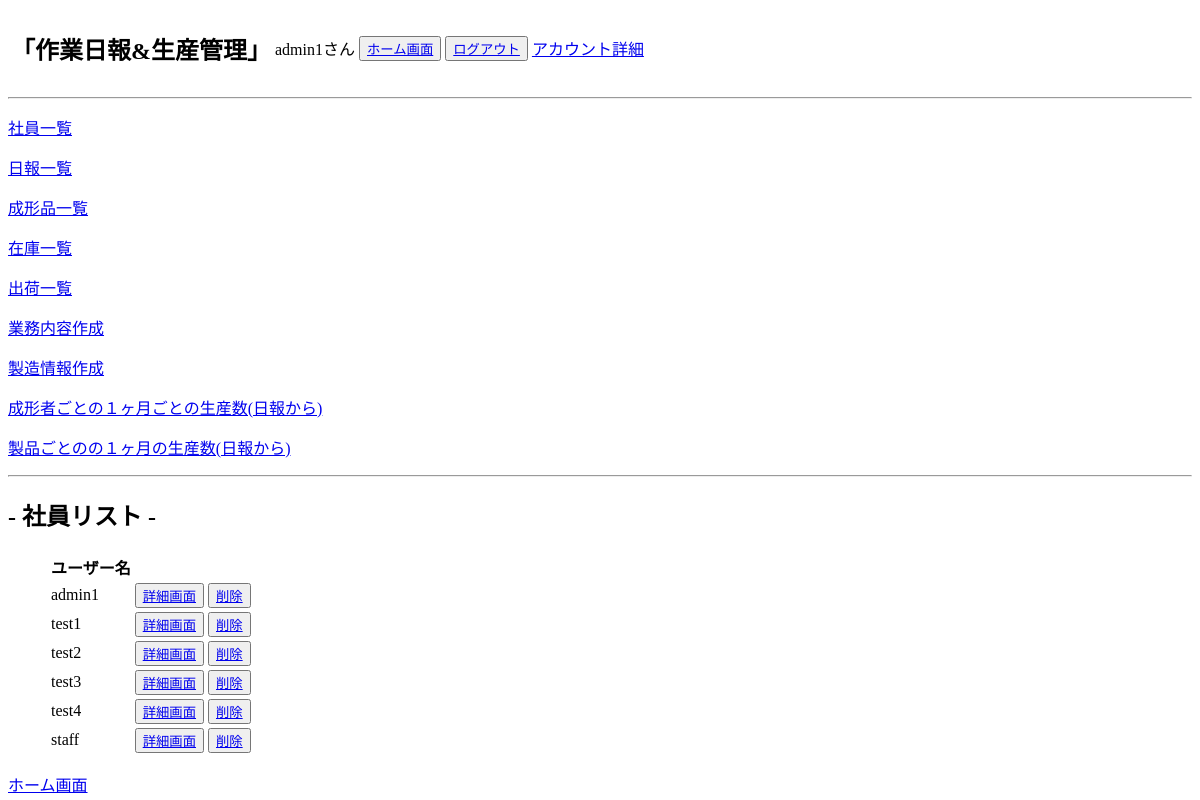
The page /product_management/staff_user_list/ (signed in) on the database as committed earlier.
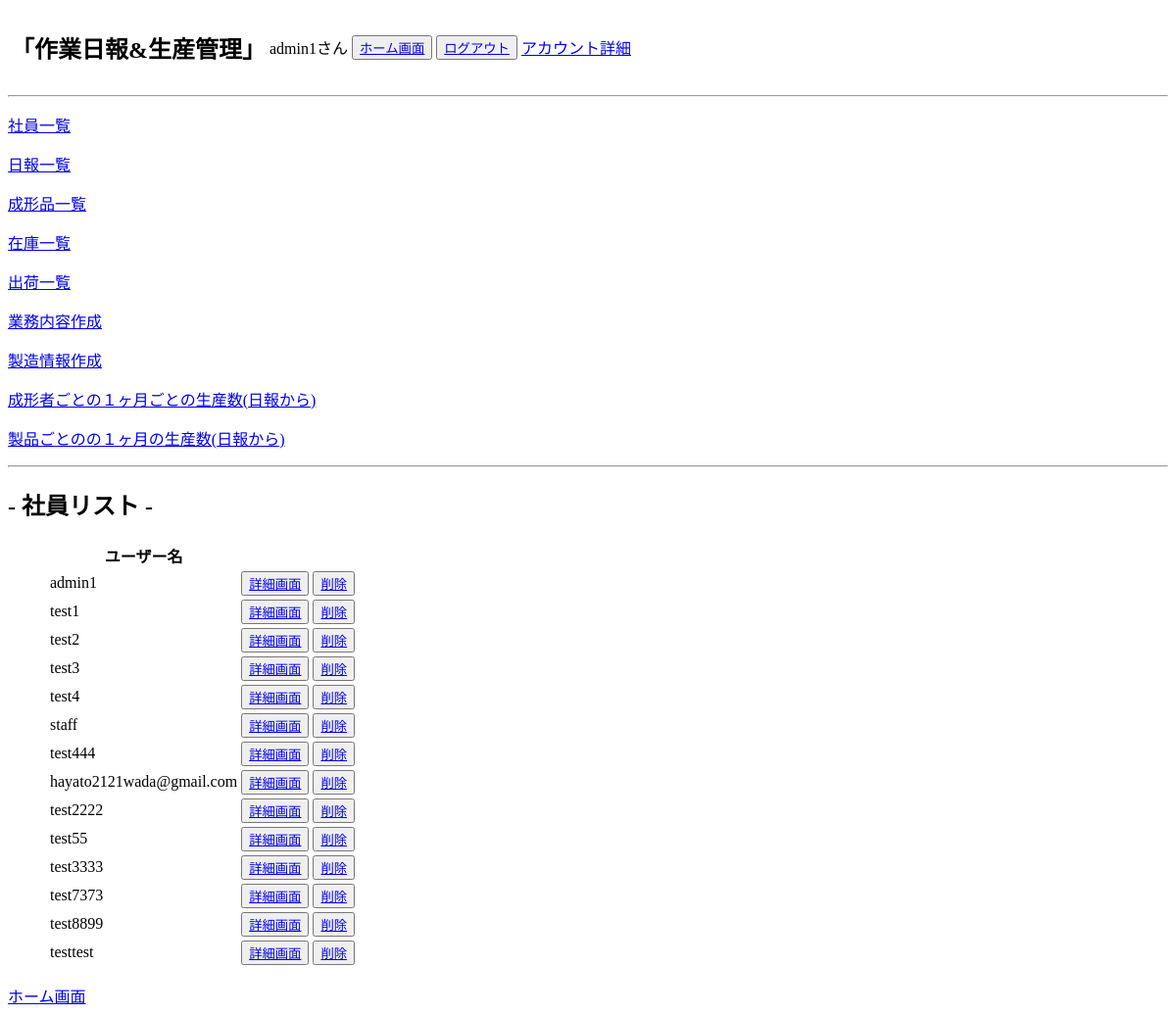
The same page on the database as committed later.
### accounts/models.py (models this page shows, shortened)
class Users(AbstractBaseUser, PermissionsMixin):
    username = models.CharField(max_length=150, unique=True, verbose_name="ユーザー名")
    birthday = models.DateField(null=True,blank=True, verbose_name="生年月日")
    phone = models.IntegerField(null=True,blank=True, verbose_name="携帯番号")
    email = models.EmailField(max_length=255, unique=True, verbose_name="メールアドレス")
    department = models.ForeignKey(
        Departments, on_delete=models.PROTECT, null=True,blank=True
    )
    is_active = models.BooleanField(default=True)
    is_staff = models.BooleanField(default=False)
    USERNAME_FIELD = 'username'
    EMAIL_FIELD = 'email'
    REQUIRED_FIELDS = ['email']
    objects = UsersManager()

### product_management/views.py (the view)
# urls.py: path('staff_user_list/', StaffUserListView.as_view(), name='staff_user_list'),
class StaffUserListView(LoginRequiredMixin,ListView):
    model = Users
    template_name = os.path.join('staff','staff_user_list.html')
    context_object_name = 'users'

### accounts/context_processors.py (called while the page is built)
def my_custom_context(request):
    protocol = 'http' if request.is_secure() else 'https'
    domain = request.get_host()
    return {
        'protocol': protocol,
        'domain': domain,
    }

### templates/staff/staff_user_list.html
{% extends 'base_staff.html' %}
{% block content %}
<h2>- 社員リスト -</h2>
{% if users %}
<ul>
        <table>
            <thead>
                <tr>
                    <th>ユーザー名</th>
                </tr>
            </thead>
            <tbody>
                {% for user in users %}
                <tr>
                    <td>{{ user.username }}</td>
                    <td><button><a href="{% url 'product_management:staff_user_detail' user.id %}">詳細画面</a></button></td>
                    <td><button><a href="{% url 'product_management:staff_user_delete' user.id %}">削除</a></button></td>
                </tr>
                {% endfor %}
            </tbody>
        </table>
</ul>
{% endif %}
<a href="{% url 'product_management:staff_home' %}">ホーム画面</a>
{% endblock %}

### templates/base_staff.html (shortened to what this page needs)
<!DOCTYPE html>
<html lang="ja">
<head>
</head>
<body>
    <table>
        <tr>
            <td><h2>「作業日報&生産管理」</h2></td>
            <td><p>{{ request.user.username }}さん</p></td>
            <td><button><a href="{% url 'product_management:staff_home' %}">ホーム画面</a></button></td>
            <td><button><a href="{% url 'accounts:logout_user' %}">ログアウト</a></button></td>
            <td><p><a href="{% url 'accounts:profile' %}">アカウント詳細</a></p></td>
        </tr>
    </table>
    <hr>
    <p><a href="{% url 'product_management:staff_user_list' %}">社員一覧</a></p>
    <p><a href="{% url 'product_management:staff_report_list' %}">日報一覧</a></p>
    <p><a href="{% url 'product_management:staff_molding_list' %}">成形品一覧</a></p>
    <p><a href="{% url 'product_management:staff_stock_list' %}">在庫一覧</a></p>
    <p><a href="{% url 'product_management:staff_shipping_list' %}">出荷一覧</a></p>
    <p><a href="{% url 'product_management:staff_business_list' %}">業務内容作成</a></p>
    <p><a href="{% url 'product_management:staff_product_list' %}">製造情報作成</a></p>
    <p><a href="{% url 'product_management:staff_reportusergraph' %}">成形者ごとの１ヶ月ごとの生産数(日報から)</a></p>
    <p><a href="{% url 'product_management:staff_reportproductgraph' %}">製品ごとのの１ヶ月の生産数(日報から)</a></p>
    <hr>
    {% block content %}
    {% endblock %}
</body>
</html>

Rows that differ between the two databases and show on the page:
added Users: username "test444"
added Users: username "hayato2121wada@gmail.com"
added Users: username "test2222"
added Users: username "test55"
added Users: username "test3333"
added Users: username "test7373"
added Users: username "test8899"
added Users: username "testtest"
